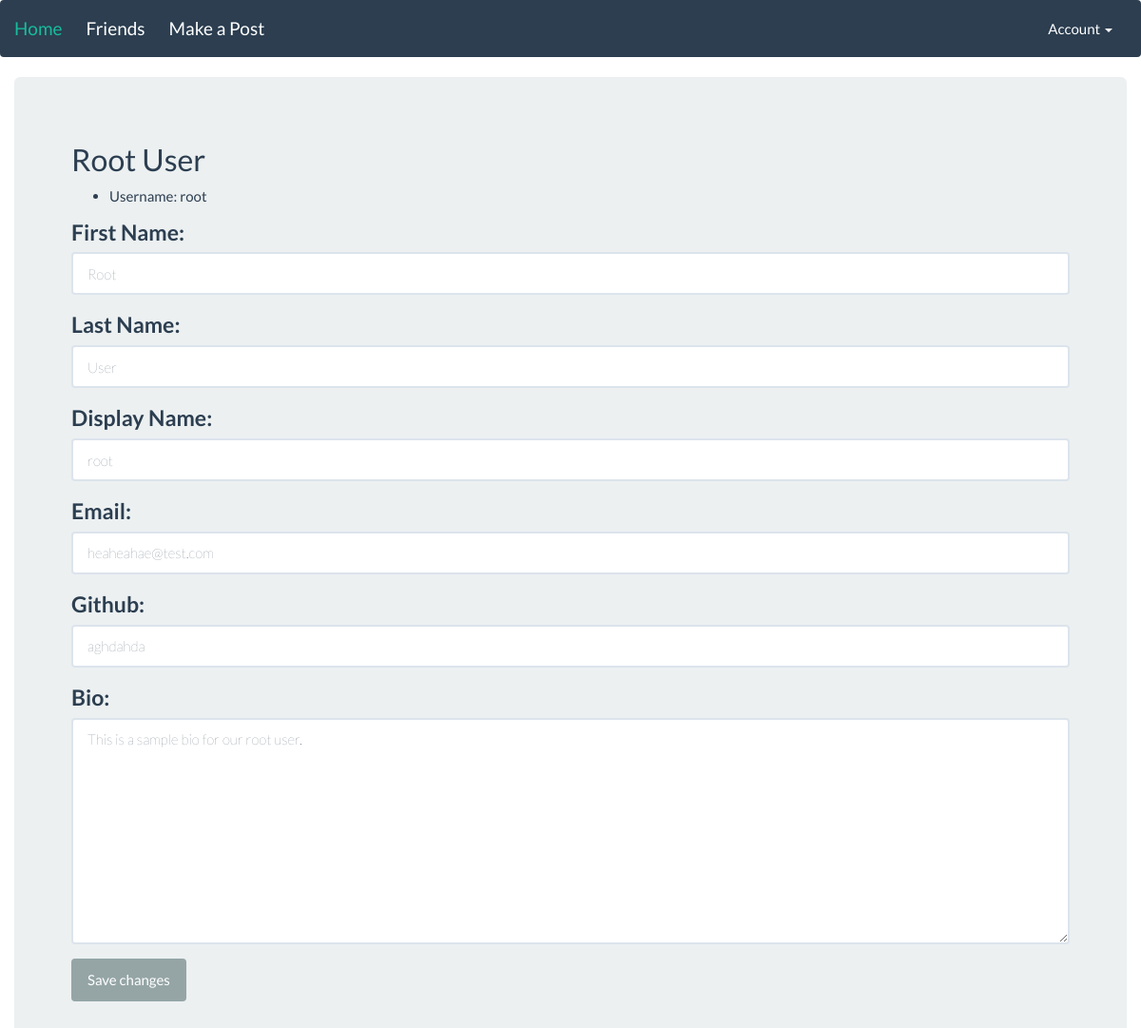
Page /profile/ (signed in) on the committed database.
### service/models.py (models this page shows, shortened)
class Author(models.Model):
    user = models.OneToOneField(User, on_delete=models.CASCADE, null=True, blank=True)
    id = models.UUIDField(primary_key=True, default=uuid.uuid4)
    host = models.CharField(max_length=500, null=True, blank=True, default='https://cmput404t02.herokuapp.com/service/')
    displayName = models.CharField(max_length=50, null=True, blank=True, default='')
    url = models.CharField(max_length=500, null=True, blank=True)
    github = models.CharField(max_length=500, null=True, blank=True)
    email = models.EmailField(max_length=254, default="" , null=True, blank=True)
    firstName = models.CharField(max_length=30, default="" , null=True, blank=True)
    lastName = models.CharField(max_length=30, default="", null=True, blank=True)
    bio = models.TextField(default="", null=True, blank=True)
    friends = models.ManyToManyField("self", related_name="friends", blank=True)

### website/views.py (the view)
# urls.py: url(r'^profile/$', views.update_profile, name='update_profile'),
@login_required(login_url="login/")
@transaction.atomic
def update_profile(request):
    if request.method == 'POST':
        profile_form = ProfileForm(request.POST, instance=request.user.author)
        if profile_form.is_valid():
            profile_form.save()
    else:
        profile_form = ProfileForm(instance=request.user.author)
    return render(request, 'profile.html', {
        'profile_form': profile_form
    })

### website/forms.py
class ProfileForm(forms.ModelForm):
    firstName = forms.CharField(label="First Name", widget=forms.TextInput(attrs={'class': 'form-control'}))
    lastName = forms.CharField(label="Last Name", widget=forms.TextInput(attrs={'class': 'form-control'}))
    displayName = forms.CharField(label="Display Name", widget=forms.TextInput(attrs={'class': 'form-control'}))
    email = forms.EmailField(label="Email", widget=forms.TextInput(attrs={'class': 'form-control'}))
    github = forms.CharField(label="Github", widget=forms.TextInput(attrs={'class': 'form-control'}))
    bio = forms.CharField(label="Bio", widget=forms.Textarea(attrs={'class': 'form-control'}))
    class Meta:
        model = Author
        fields = ('firstName', 'lastName', 'displayName', 'email', 'github', 'bio')

### templates/profile.html (shortened to what this page needs)
{% extends 'base.html' %}
{% block content %}
<div class="container">
<div class="row">
<div class="jumbotron">
<h2>{{ user.author.firstName }} {{user.author.lastName}}</h2>
<ul>
  <li>Username: {{ user.username }}</li>
</ul>
<form method="post" action="/profile/">
  {{ profile_form.as_p }}
  <button type="submit" class="btn btn-default">Save changes</button>
</form>
{% endblock %}

### rows in the picture
Author: firstName "Root", lastName "User", displayName "root", email "heaheahae@test.com", github "aghdahda", bio "This is a sample bio for our root user."

### other values in the picture
{{ user.author.firstName }} "Root"
{{ user.author.lastName }} "User"
{{ user.username }} "root"
